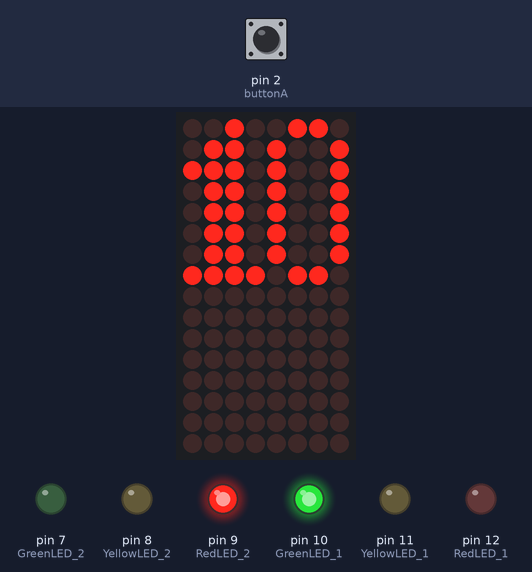
A sketch run on a simulated Arduino Mega 2560, built with avr-gcc and run on an emulated ATmega2560. On the bench: 8×16 LED matrix, output pins drawn as LEDs (lit = HIGH). Wiring (inferred from the names in the program): LED matrix (orientation assumed): rows pin 41, pin 43, pin 45, pin 47, pin 49, pin 14, pin 15, pin 16, pin 23, pin 25, pin 27, pin 29, pin 31, pin 33, pin 35, pin 37; columns pin 40, pin 42, pin 44, pin 46, pin 48, pin 5, pin 4, pin 3. Inputs (shaded band) come from the test bench; at power-on: pin 2 (buttonA) HIGH. Pins used as bus, display or sensor lines are not drawn.

Above: at 1.2 s.
1.3 s: pin 2 (buttonA) pulled LOW for 0.15 s
At 9.2 s:
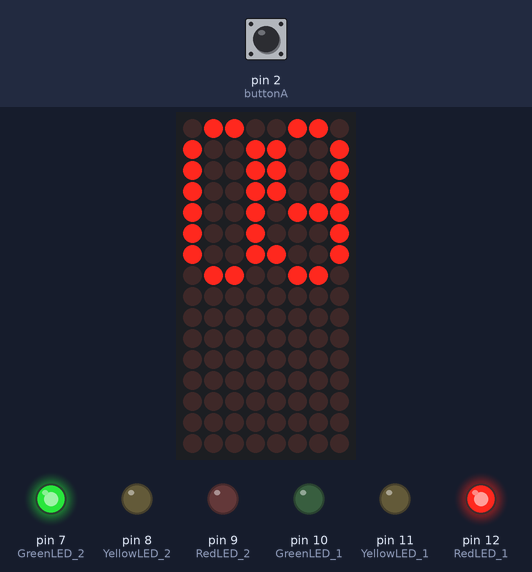
At 10.0 s:
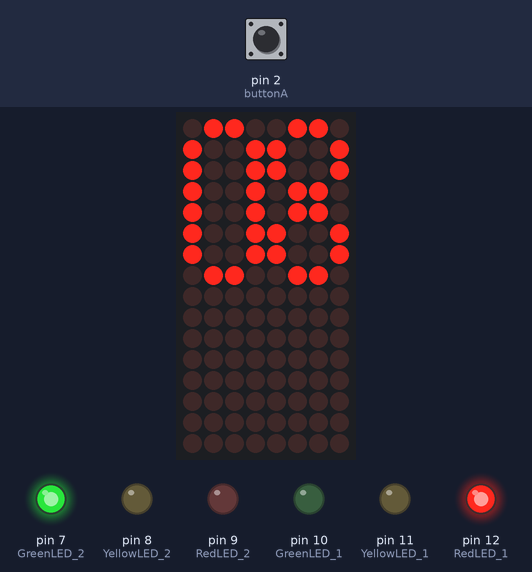
10.4 s: pin 2 (buttonA) pulled LOW for 1 s
At 14.3 s:
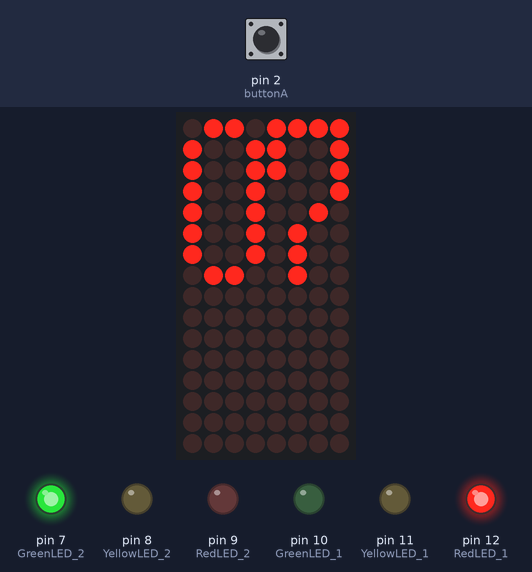
Timing chart, 0 to 53.3 s (numbered marks = the images above; inputs shaded):
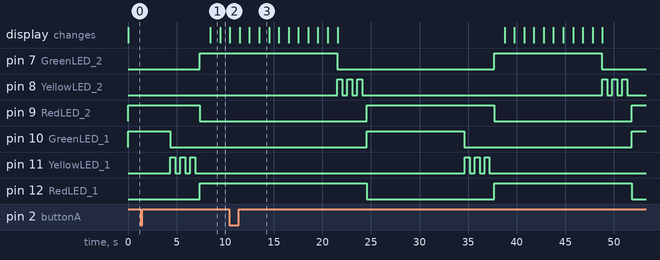

The sketch:

sketch2_final.ino
```cpp
#define RedLED_1 12
#define YellowLED_1 11
#define GreenLED_1 10 //상하 연동 LED
#define RedLED_2 9
#define YellowLED_2 8
#define GreenLED_2 7 //좌우 연동 LED
#define buttonA 2 //스위치

#define DelayTime 10000 //10초
#define YellowBlinkTime 3000 //3초
#define PedestrianDelayTime 3000 //3초
#define PedestrianMovingTime 10000 //10초

volatile bool state = true; //스위치가 눌렸는지를 판단하는 변수

int walkSignNumber[10][8][4] = {

  { //0
    { 0, 1, 1, 0 },
    { 1, 0, 0, 1 },
    { 1, 0, 0, 1 },
    { 1, 0, 0, 1 },
    { 1, 0, 0, 1 },
    { 1, 0, 0, 1 },
    { 1, 0, 0, 1 },
    { 0, 1, 1, 0 }
  },

  { //1
    { 0, 0, 1, 0 },
    { 0, 1, 1, 0 },
    { 1, 1, 1, 0 },
    { 0, 1, 1, 0 },
    { 0, 1, 1, 0 },
    { 0, 1, 1, 0 },
    { 0, 1, 1, 0 },
    { 1, 1, 1, 1 }
  },

  { //2
    { 0, 1, 1, 0 },
    { 1, 0, 0, 1 },
    { 1, 0, 0, 1 },
    { 0, 0, 0, 1 },
    { 0, 0, 1, 0 },
    { 0, 1, 0, 0 },
    { 1, 0, 0, 0 },
    { 1, 1, 1, 1 }
  },

  { //3
    { 0, 1, 1, 0 },
    { 1, 0, 0, 1 },
    { 1, 0, 0, 1 },
    { 0, 0, 0, 1 },
    { 0, 1, 1, 1 },
    { 0, 0, 0, 1 },
    { 1, 0, 0, 1 },
    { 0, 1, 1, 0 }
  },

  { //4
    { 0, 0, 1, 0 },
    { 0, 1, 1, 0 },
    { 1, 0, 1, 0 },
    { 1, 1, 1, 1 },
    { 0, 0, 1, 0 },
    { 0, 0, 1, 0 },
    { 0, 0, 1, 0 },
    { 0, 0, 1, 0 }
  },

  { //5
    { 1, 1, 1, 1 },
    { 1, 0, 0, 0 },
    { 1, 0, 0, 0 },
    { 1, 1, 1, 0 },
    { 0, 0, 0, 1 },
    { 0, 0, 0, 1 },
    { 1, 0, 0, 1 },
    { 0, 1, 1, 0 }
  },

  { //6
    { 0, 1, 1, 1 },
    { 1, 0, 0, 0 },
    { 1, 0, 0, 0 },
    { 1, 1, 1, 0 },
    { 1, 0, 0, 1 },
    { 1, 0, 0, 1 },
    { 1, 0, 0, 1 },
    { 0, 1, 1, 0 }
  },

  { //7
    { 1, 1, 1, 1 },
    { 1, 0, 0, 1 },
    { 1, 0, 0, 1 },
    { 0, 0, 0, 1 },
    { 0, 0, 1, 0 },
    { 0, 1, 0, 0 },
    { 0, 1, 0, 0 },
    { 0, 1, 0, 0 }
  },

  { //8
    { 0, 1, 1, 0 },
    { 1, 0, 0, 1 },
    { 1, 0, 0, 1 },
    { 0, 1, 1, 0 },
    { 0, 1, 1, 0 },
    { 1, 0, 0, 1 },
    { 1, 0, 0, 1 },
    { 0, 1, 1, 0 }
  },

  { //9
    { 0, 1, 1, 0 },
    { 1, 0, 0, 1 },
    { 1, 0, 0, 1 },
    { 1, 0, 0, 1 },
    { 0, 1, 1, 1 },
    { 0, 0, 0, 1 },
    { 1, 0, 0, 1 },
    { 0, 1, 1, 0 }
  }
};

int signImage[2][8][8] = {
  { //stop
    { 0, 0, 0, 1, 1, 0, 0, 0},
    { 0, 0, 1, 0, 0, 1, 0, 0},
    { 0, 0, 0, 1, 1, 0, 0, 0},
    { 0, 0, 1, 1, 1, 1, 0, 0},
    { 0, 1, 0, 1, 1, 0, 1, 0},
    { 0, 0, 0, 1, 1, 0, 0, 0},
    { 0, 0, 1, 0, 0, 1, 0, 0},
    { 0, 0, 1, 0, 0, 1, 0, 0}
  },

  { //go
    { 0, 0, 0, 1, 1, 0, 0, 0},
    { 0, 0, 1, 0, 0, 1, 0, 0},
    { 0, 0, 0, 1, 1, 0, 0, 0},
    { 1, 0, 1, 1, 1, 1, 1, 0},
    { 0, 1, 0, 1, 1, 0, 0, 1},
    { 0, 0, 1, 0, 0, 1, 0, 0},
    { 0, 1, 0, 0, 0, 0, 1, 0},
    { 0, 0, 1, 0, 0, 0, 0, 1}
  }
};

int walkPedMatrixCol[] = { 40, 42, 44, 46, 48, 5, 4, 3  };
int walkPedMatrixRow[] = { 41, 43, 45, 47, 49, 14, 15, 16 }; //숫자 나타내는 도트매트릭스

int drowSignalCol[] = { 22, 24, 26, 28, 30, 32, 34, 36 };
int drowSignalRow[] = { 23, 25, 27, 29, 31, 33, 35, 37 };    //아이콘 나타내는 도트매트릭스
//보행자 신호등은 상하 신호등이 빨간색일 때만 다운카운트


void YellowBlink(int pin);    // 노란불 점멸
void CleanMatrix();           // 시간 출력 도트를 끄는 함수
void printNumMatrix(int num); //
void printSignalMatrix(int num);
void CleanSignalMatrix();
void tTof() { //스위치가 눌렸을 때 실행되는 함수
  if (digitalRead(GreenLED_1) == HIGH || digitalRead(RedLED_1) == HIGH ) state = false; //스위치가 눌리면 state의 값을 바꿔준다
}

void setup() {
  pinMode(RedLED_1, OUTPUT);
  pinMode(YellowLED_1, OUTPUT);
  pinMode(GreenLED_1, OUTPUT);
  pinMode(RedLED_2, OUTPUT);
  pinMode(YellowLED_2, OUTPUT);
  pinMode(GreenLED_2, OUTPUT);

  for (int i = 0; i < 8; i++) { //핀모드 설정
    pinMode(walkPedMatrixRow[i], OUTPUT);
    pinMode(walkPedMatrixCol[i], OUTPUT);
  }
  for (int i = 0; i < 8; i++) { //핀모드 설정
    pinMode(drowSignalRow[i], OUTPUT);
    pinMode(drowSignalCol[i], OUTPUT);
  }
  pinMode(buttonA, INPUT_PULLUP);
  attachInterrupt(0, tTof, FALLING);
}

void loop() {
  digitalWrite(GreenLED_1, HIGH); // 상하 신호등이 초록색
  digitalWrite(RedLED_2, HIGH);   // 좌우 신호등이 빨간색

  unsigned long startTime, endTime;
  startTime = endTime = millis();
  while (endTime - startTime < DelayTime)      // 10초 동안
  {
    printNumMatrix(DelayTime / 1000);
    printSignalMatrix(0);              // 정지
    if (state == false) {              //스위치가 눌렸으면
      state = true;
      unsigned int pedSignStart, pedSignEnd;

      for (int num = 2; num >= 0; num--)      // 스위치 눌렸을 때 대기 시간
      {
        pedSignStart = pedSignEnd = millis();
        while (pedSignEnd - pedSignStart < 1000 )
        {
           printNumMatrix(DelayTime / 1000);
           printSignalMatrix(0);          // 정지
           pedSignEnd = millis();
        }
     }
      digitalWrite(GreenLED_1, LOW);     // 상하 초록불을 꺼준다
      YellowBlink(YellowLED_1);          // 상하 노란불 켜기
      digitalWrite(RedLED_1, HIGH);      // 상하 신호등 빨간색
      digitalWrite(RedLED_2, LOW); digitalWrite(GreenLED_2, HIGH); // 좌우 빨간색 끄고 초록색 켜기
      for (int num = PedestrianMovingTime / 1000; num >= 0; num--) // 10초 동안
      {
        pedSignStart = pedSignEnd = millis();
        if(state == false)         // 보행자 눌리면 다시 10초
       {
        state = true;
        num = PedestrianMovingTime/1000;
       }
        while (pedSignEnd - pedSignStart < 1000)
        {
          printNumMatrix(num);                  // 10 ~ 0 출력
          printSignalMatrix(1);                 // 출발(보행자 움직여)
          pedSignEnd = millis();
        }
      }

      // 보행자 건너고 다시 원상태
      digitalWrite(GreenLED_2, LOW);   // 좌우 초록색 끄기
      YellowBlink(YellowLED_2);     // 좌우 노란색 켜기
      digitalWrite(RedLED_1, LOW); digitalWrite(GreenLED_1, HIGH); // 상하 신호 빨간색 끄고 초록색 켜기
      digitalWrite(RedLED_2, HIGH); // 좌우 신호 다시 빨간색

      startTime = millis(); //차량 신호의 길이를 0초부터 다시 시작
    } // 보행
    endTime = millis();
  }

  // 상하 좌우 바뀌는 부분
  digitalWrite(GreenLED_1, LOW); // 상하 초록색 끄기
  YellowBlink(YellowLED_1);      // 상하 노란불 켜기
  digitalWrite(RedLED_1, HIGH);  // 상하 신호등 빨간색 켜기
  digitalWrite(RedLED_2, LOW); digitalWrite(GreenLED_2, HIGH); // 좌우 신호등 빨간색 끄고 초록색 켜기

  for (int num = (DelayTime / 1000); num >= 0; num--) {   // 10초 동안
    unsigned long startTime, endTime;
    startTime = endTime = millis();
    while (endTime - startTime < 1000)
    {
      printNumMatrix(num);       // 10 ~ 0
      printSignalMatrix(1);      // 출발
      if(state == false)         // 보행자 눌리면 다시 10초
      {
        state = true;
        num = DelayTime/1000;
      }
      endTime = millis();
    }
  }
  digitalWrite(GreenLED_2, LOW);     // 좌우 초록색 끄기
  YellowBlink(YellowLED_2);          // 좌우 노란불 켜기
  digitalWrite(RedLED_1, LOW);       // 상하 빨간불 꺼줌
}

//------------------------------------------------------각종 함수

void YellowBlink(int pin) {    // 매개변수가 핀번호
  unsigned long startTime, endTime;
  startTime = endTime = millis();
  while (endTime - startTime <= YellowBlinkTime)  {    // 3초
    printNumMatrix(DelayTime / 1000);
    printSignalMatrix(0);                  // 정지
    unsigned long blinkStart, blinkEnd;
    blinkStart = blinkEnd = millis();
    while (blinkEnd - blinkStart < 500) {   // 0.5초
      printNumMatrix(DelayTime / 1000);
      printSignalMatrix(0);                // 정지
      digitalWrite(pin, HIGH);             // 매개변수 핀 켜기
      blinkEnd = millis();
    }
    blinkStart = blinkEnd = millis();
    while (blinkEnd - blinkStart < 500) {   // 0.5초
      printNumMatrix(DelayTime / 1000);
      printSignalMatrix(0);                 // 정지
      digitalWrite(pin, LOW);               // 매개변수 핀 끄기
      blinkEnd = millis();
    }
    endTime = millis();
  }
}


void CleanMatrix() { // 시간 출력 도트를 모두 끈다
  for (int i = 0; i < 8; i++) {
    digitalWrite(walkPedMatrixRow[i], LOW);
    digitalWrite(walkPedMatrixCol[i], HIGH);
  }
}

void CleanSignalMatrix() { // 보행자 신호 도트를 모두 끈다
  for (int i = 0; i < 8; i++) {
    digitalWrite(drowSignalRow[i], LOW);
    digitalWrite(drowSignalCol[i], HIGH);
  }
}

void printNumMatrix(int num) { // 남은 시간 출력
  for (int r = 0; r < 8; r++) {
    CleanMatrix();        // 시간 출력 클린
    digitalWrite(walkPedMatrixRow[r], HIGH);
    for (int c = 0; c < 4; ++c) { //10의 자리
      if (walkSignNumber[num / 10][r][c]) digitalWrite(walkPedMatrixCol[c], LOW);
    }
    for (int c = 0; c < 4; ++c) { //1의 자리
      if (walkSignNumber[num % 10][r][c]) digitalWrite(walkPedMatrixCol[c + 4], LOW);
    }
    delay(1); //시간지연을 조금이라도 줘야 도트가 깨끗하게 보임
    CleanMatrix();          // 시간 출력 클린
  }
}

void printSignalMatrix(int num) { //정지(0)인지 통행 가능(1)인지 아이콘 출력
  for (int r = 0; r < 8; r++) {
    CleanSignalMatrix();   // 보행자 신호 도트 끄기
    digitalWrite(drowSignalRow[r], HIGH);
    for (int c = 0; c < 8; ++c) {
      if (signImage[num][r][c]) digitalWrite(drowSignalCol[c], LOW);
    }
    delay(1);
    CleanSignalMatrix();
  }
}
```

Measured:
- after the input at 1.3 s, pin 7 (GreenLED_2), pin 12 (RedLED_1): LOW → HIGH after 6.1 s; pin 9 (RedLED_2): HIGH → LOW after 6.1 s; pin 10 (GreenLED_1): HIGH → LOW after 3.0 s instead of 8.7 s; the display: changes after 7.2 s (image 1)
- what the display in image 1 shows lasts 1.0 s, from 8.5 s to 9.5 s
